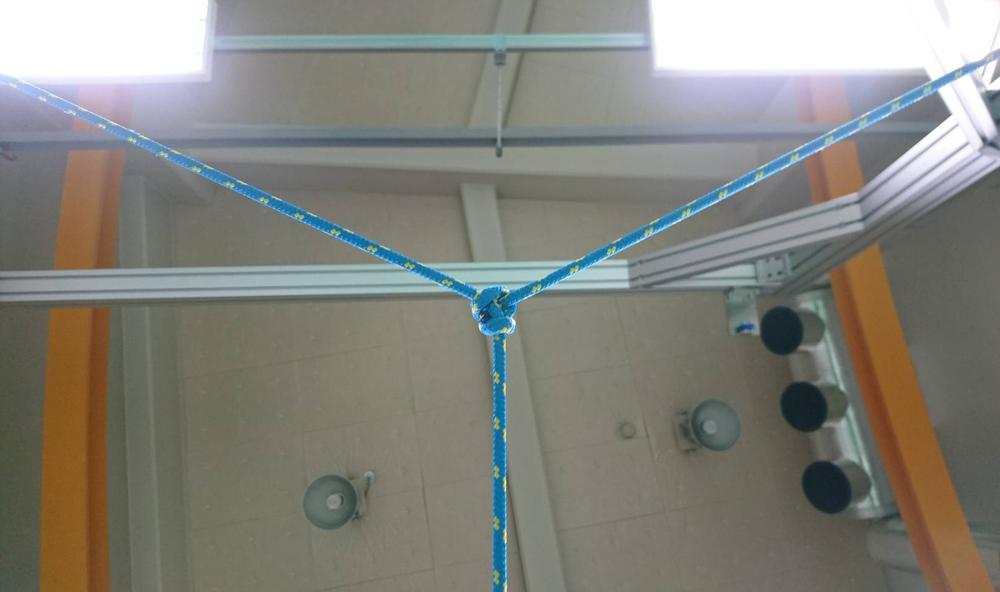
#> input picture SSC-ImageRecognition/SSC-ImageRecognition/Image/SSC1.png, 1000 x 592 px, shrunk from 1622 x 960 before the run, found by its file name
$ python SSC_ImageRecognition_BASE_1741.py
#> lines starting #> are read from the running program, lines starting #| are printed output that depends on the picture; after the words box and inside, x2 and y2 are one past the last pixel; in counts of white or black regions, pixels touching at a corner belong together
import cv2 #pip install opencv-python
import numpy as np #pip install numpy
from matplotlib import pyplot as plt
import os
import math

path="D:\Programing\SSR\SSC-ImageRecognition\SSC-ImageRecognition\\"
cable_size=22
circle_diameter=82


img = cv2.imread(path+'Image\\SSC1.png')
#> img is the input picture: shape (592, 1000, 3); mean B, G, R 123.7, 131.1, 131.4
bgrLower = np.array([174-25, 119-25, 20-15])    # 抽出する色の下限(BGR)
bgrUpper = np.array([174+25, 119+25, 20+25])    # 抽出する色の上限(BGR)
img_mask = cv2.inRange(img, bgrLower, bgrUpper) # BGRからマスクを作成
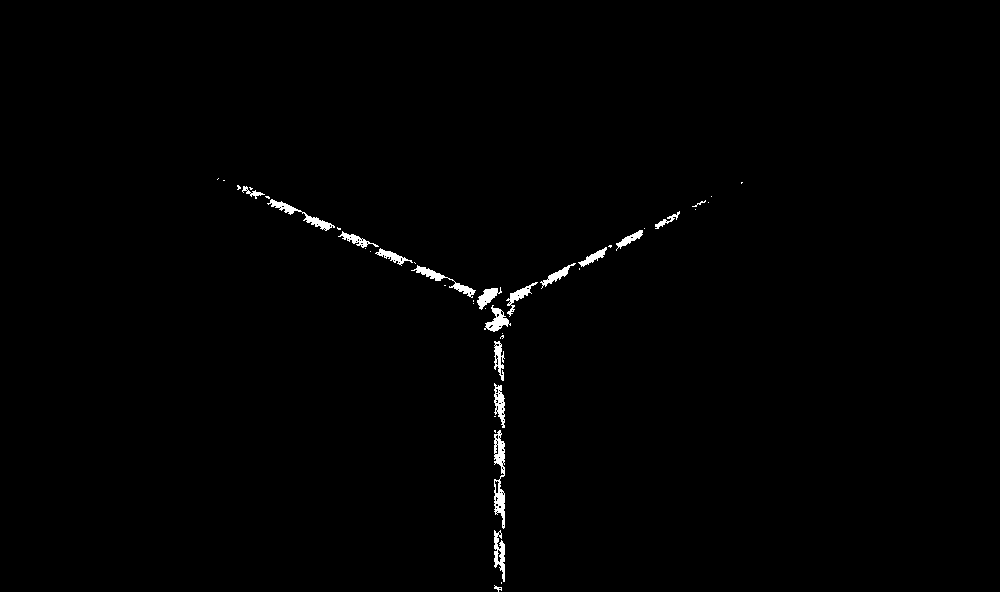
#> img_mask: shape (592, 1000); 0.74% white; 43 white regions (25 under 20 px), largest, box (x1, y1, x2, y2) and area: (494, 430, 505, 529) 616, (267, 199, 335, 231) 405, (411, 265, 476, 298) 382
img = cv2.bitwise_and(img, img, mask=img_mask) # 元画像とマスクを合成
_,img=cv2.threshold(img,0,255,cv2.THRESH_BINARY)
img = cv2.medianBlur(img,5)
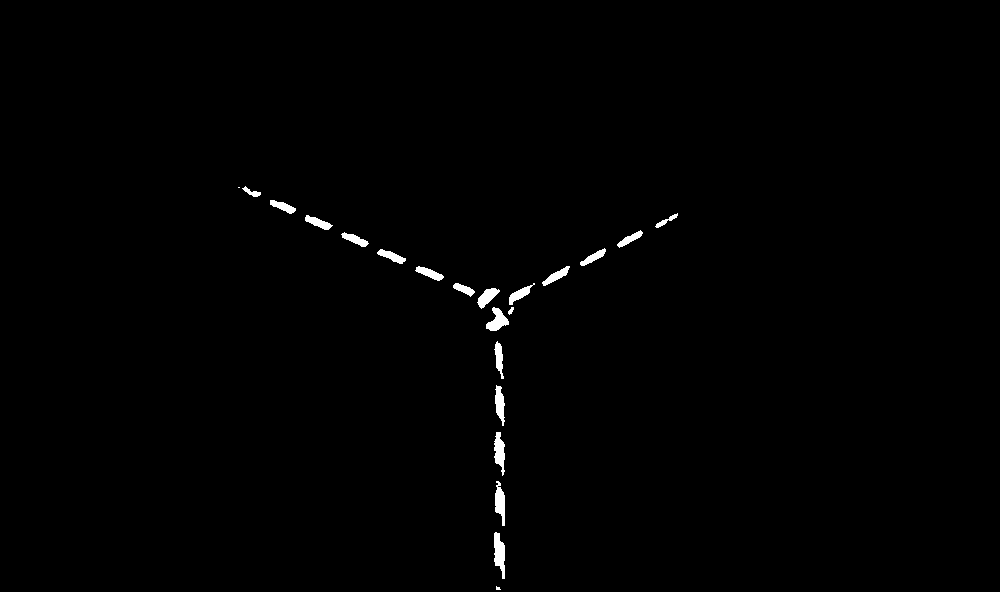
#> img: shape (592, 1000, 3); 0.68% white; 22 white regions (2 under 20 px), largest, box (x1, y1, x2, y2) and area: (494, 532, 505, 579) 348, (494, 432, 505, 476) 302, (486, 307, 509, 331) 295

height, width, channels = img.shape[:3]
#> height = 592; width = 1000; channels = 3

for i in range(height):
    pixelValue = img[i, math.floor(width/2)]
    print(i)
    if(pixelValue[0]==255):break

print(i)
#| 310

img = cv2.circle(img,( math.floor(width/2),i+math.floor(circle_diameter/2)), 5, (0,0,255), -1)
#> img: shape (592, 1000, 3); 0.01% of pixels changed, all inside (x1, y1, x2, y2) = (495, 346, 506, 357)


cv2.imshow("img_th", img)
cv2.waitKey()
cv2.destroyAllWindows()

$ run again, with SSC-ImageRecognition/SSC-ImageRecognition/Image/SSC2.png copied over SSC-ImageRecognition/SSC-ImageRecognition/Image/SSC1.png
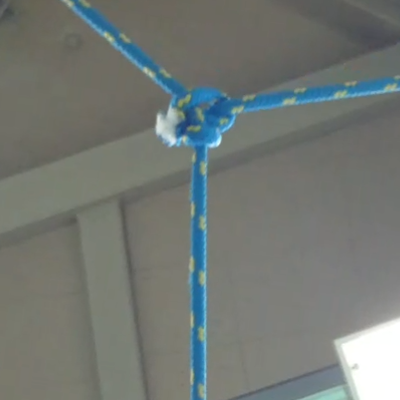
#> input picture SSC-ImageRecognition/SSC-ImageRecognition/Image/SSC2.png, 400 x 400 px, found by its file name
#> img is the input picture: shape (400, 400, 3); mean B, G, R 115.9, 120.1, 114.9
#> `img_mask = cv2.inRange(img, bgrLower, bgrUpper)`:
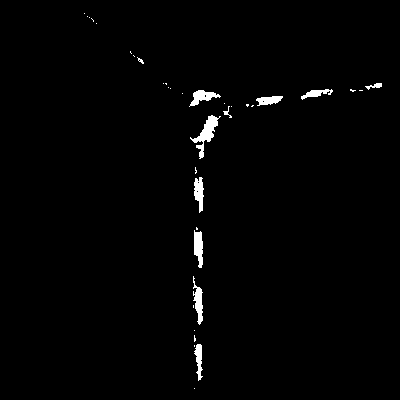
#> img_mask: shape (400, 400); 1.3% white; 36 white regions (25 under 20 px), largest, box (x1, y1, x2, y2) and area: (190, 115, 221, 159) 413, (194, 230, 203, 268) 256, (193, 276, 203, 325) 253
#> `img = cv2.medianBlur(img,5)`:
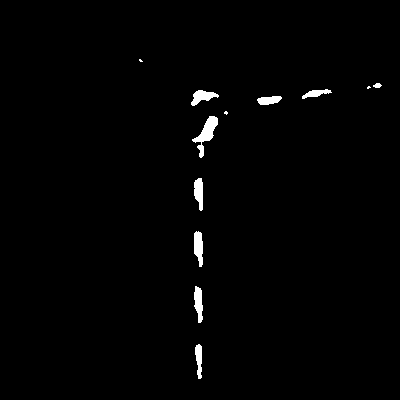
#> img: shape (400, 400, 3); 1.2% white; 12 white regions (3 under 20 px), largest, box (x1, y1, x2, y2) and area: (192, 116, 218, 158) 395, (194, 231, 203, 267) 249, (194, 286, 203, 323) 232
#| 90

$ run again, with SSC-ImageRecognition/SSC-ImageRecognition/Image/SSC3.png copied over SSC-ImageRecognition/SSC-ImageRecognition/Image/SSC1.png
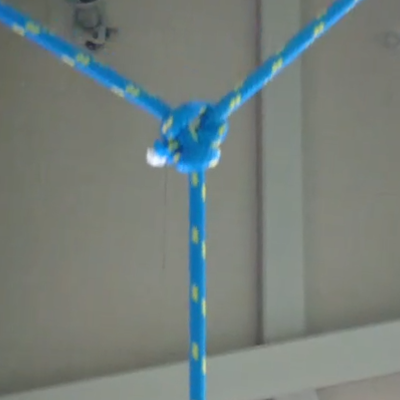
#> input picture SSC-ImageRecognition/SSC-ImageRecognition/Image/SSC3.png, 400 x 400 px, found by its file name
#> img is the input picture: shape (400, 400, 3); mean B, G, R 123, 126.7, 116.9
#> `img_mask = cv2.inRange(img, bgrLower, bgrUpper)`:
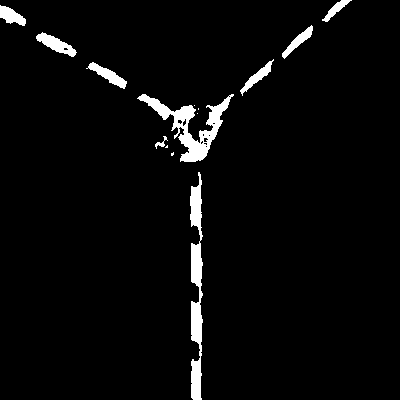
#> img_mask: shape (400, 400); 3.5% white; 14 white regions (5 under 20 px), largest, box (x1, y1, x2, y2) and area: (137, 94, 234, 162) 1858, (190, 172, 203, 400) 1840, (36, 32, 77, 57) 425
#> `img = cv2.medianBlur(img,5)`:
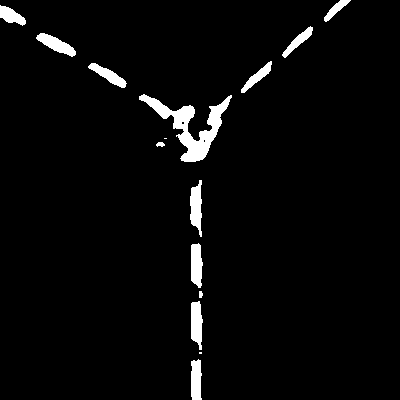
#> img: shape (400, 400, 3); 3.5% white; 15 white regions (2 under 20 px), largest, box (x1, y1, x2, y2) and area: (139, 94, 232, 162) 1887, (190, 180, 202, 237) 469, (191, 301, 203, 350) 448
#| 131

$ run again, with SSC-ImageRecognition/SSC-ImageRecognition/Image/SSC4.png copied over SSC-ImageRecognition/SSC-ImageRecognition/Image/SSC1.png
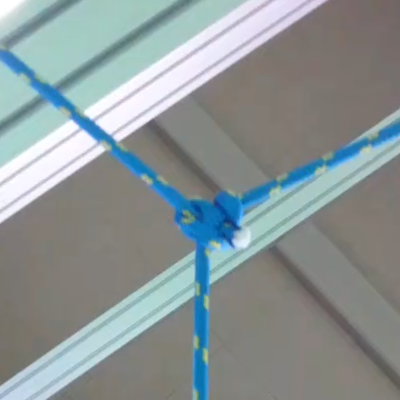
#> input picture SSC-ImageRecognition/SSC-ImageRecognition/Image/SSC4.png, 400 x 400 px, found by its file name
#> img is the input picture: shape (400, 400, 3); mean B, G, R 150.2, 149, 138.9
#> `img_mask = cv2.inRange(img, bgrLower, bgrUpper)`:
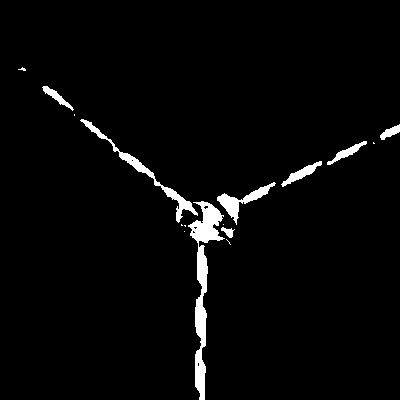
#> img_mask: shape (400, 400); 2.9% white; 16 white regions (8 under 20 px), largest, box (x1, y1, x2, y2) and area: (188, 201, 225, 400) 2119, (80, 119, 198, 223) 907, (217, 182, 276, 225) 607
#> `img = cv2.medianBlur(img,5)`:
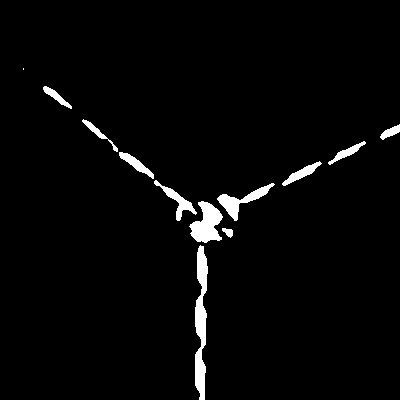
#> img: shape (400, 400, 3); 2.8% white; 12 white regions (1 under 20 px), largest, box (x1, y1, x2, y2) and area: (195, 245, 208, 400) 1262, (189, 201, 223, 243) 851, (217, 183, 275, 221) 598
#| 202
